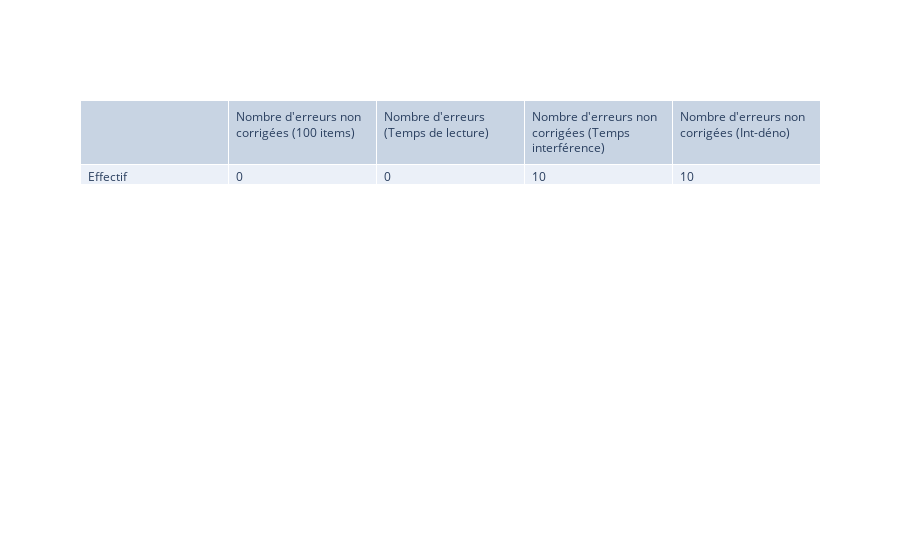

The code cell stored with this chart in its notebook:
### Code cell
columns = ['',"Nombre d'erreurs non corrigées (100 items)", "Nombre d'erreurs (Temps de lecture)", "Nombre d'erreurs non corrigées (Temps interférence)", "Nombre d'erreurs non corrigées (Int-déno)"]

myarr = [['Effectif']]
myarr.append([nb_erreurs_nc])
myarr.append([nb_erreurs_tps])
myarr.append([nb_erreurs_int])
myarr.append([nb_erreurs_int_deno])



tab =  go.Table(
                columnwidth = [15,15],
                header=dict(values=list(columns),
                align='left'),
                cells=dict(values= myarr,align='left'))
fig = go.Figure(data=tab)
fig.show()

### Figure 1 — Plotly figure (JSON) as saved in the notebook; plotly's stock layout.template omitted (floating-point values rounded to 4 significant figures)
{"data": [{"cells": {"align": "left", "values": [["Effectif"], [0], [0], [10], [10]]}, "columnwidth": [15, 15], "header": {"align": "left", "values": ["", "Nombre d'erreurs non corrigées (100 items)", "Nombre d'erreurs (Temps de lecture)", "Nombre d'erreurs non corrigées (Temps interférence)", "Nombre d'erreurs non corrigées (Int-déno)"]}, "type": "table"}], "layout": {}}
